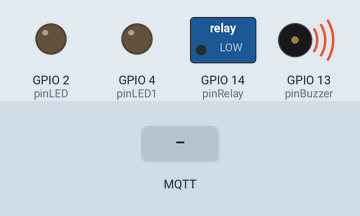
Simulated run of this program. Board: ESP32. Parts: switched loads named in the program (green lamp = pin HIGH), output pins drawn as LEDs (lit = HIGH), buzzer (waves = sounding, pin HIGH). Inputs (shaded band) come from the test bench. WiFi joins after 1.5 s; servers stay silent unless stated; random numbers use the default seed unless the program sets one; no MQTT or app messages arrive unless stated; what the program prints to the serial monitor is not drawn.

Above: at 2.6 s.
At 3.3 s:
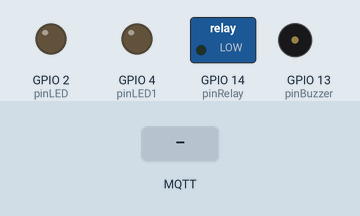
At 4.2 s:
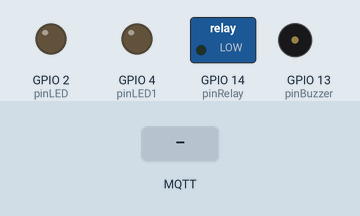
4.3 s: MQTT message "led" arrives on the first subscribed topic
5.8 s: MQTT message "buzzer" arrives on the first subscribed topic
7.3 s: MQTT message "relay" arrives on the first subscribed topic
Timing chart, 0 to 10.3 s (numbered marks = the images above; inputs shaded):
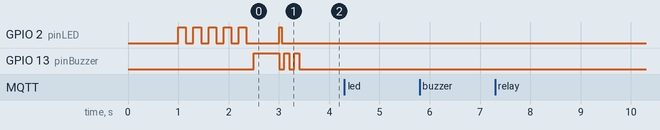

Measured:
- after the input at 4.3 s, every drawn part: stays the same
- after the input at 5.8 s, every drawn part: stays the same
- after the input at 7.3 s, every drawn part: stays the same
- by itself, GPIO 13 (pinBuzzer): alternates HIGH for 0.10 s and LOW for 0.10 s, 5 changes in all, then stays LOW

The program:

main.cpp
```cpp
#include <Arduino.h>
#include <WiFi.h>
#include <PubSubClient.h>

// Wi-Fi 配置
const char* ssid = "YOUR_WIFI_SSID";          // 改成这样
const char* password = "YOUR_WIFI_PASSWORD";

// MQTT Broker
const char* mqtt_server = "YOUR_MQTT_BROKER_IP";
const int mqtt_port = 1883;
const char* mqtt_client_id="xjl-02";
const char* mqtt_name = "YOUR_MQTT_USERNAME";
const char* mqtt_password = "YOUR_MQTT_PASSWORD";

// 独占加密主题定义
const char* topic_control = "/iot/4861/bluemacair/2026/iot/control";

WiFiClient espClient;
PubSubClient client(espClient);

// 硬件外设引脚
const int pinLED = 2;
const int pinLED1 = 4;
const int pinBuzzer = 13;
const int pinRelay = 14;

// 初始化硬件引脚
void initHardware() {
    pinMode(pinLED, OUTPUT);
    pinMode(pinLED1, OUTPUT);
    pinMode(pinBuzzer, OUTPUT);
    pinMode(pinRelay, OUTPUT);
    digitalWrite(pinLED, LOW);
    digitalWrite(pinLED1, LOW);
    digitalWrite(pinBuzzer, LOW);
    digitalWrite(pinRelay, LOW);
}

// 核心：收到 MQTT 云端消息的回调函数
void callback(char* topic, byte* payload, unsigned int length) {
    String message = "";
    for (int i = 0; i < length; i++) {
        message += (char)payload[i];
    }
    Serial.printf("📡 收到公网消息 [%s] -> %s\n", topic, message.c_str());

    String tStr = String(topic);

    // 处理开关量控制 (Format: device:status -> 例如 led:on, buzzer:off)
    if (tStr == topic_control) {
        int colonIdx = message.indexOf(':');
        if (colonIdx != -1) {
            String device = message.substring(0, colonIdx);
            String status = message.substring(colonIdx + 1);
            int targetPin = -1;

            if (device == "led") targetPin = pinLED1;
            else if (device == "buzzer") targetPin = pinBuzzer;
            else if (device == "relay") targetPin = pinRelay;

            if (targetPin != -1) {
                int level = (status == "on") ? HIGH : LOW;
                digitalWrite(targetPin, level);
                Serial.printf("🎯 GPIO %d 切换为 %s\n", targetPin, status.c_str());
            }
        }
    }
}

// 自动断线重连信箱
void reconnect() {
    while (!client.connected()) {
        Serial.print("⏳ 正在连接 MQTT 邮局...");
        // 随机生成一个客户端ID，防止冲突
        String clientId = "ESP32Client-" + String(random(0, 0xffff), HEX);
        // 尝试连接时，LED 闪烁一下提示正在拨号
        digitalWrite(pinLED, HIGH);
        delay(50);
        digitalWrite(pinLED, LOW);
        if (client.connect(clientId.c_str(), mqtt_name, mqtt_password)) {
            Serial.println("成功接入！");
            // 重新订阅我们专属的保险箱主题
            client.subscribe(topic_control);
            Serial.println("📥 主题订阅成功，监听云端中...");
            // 💡 物理反馈：MQTT 连接成功，蜂鸣器欢快地滴滴两声！
            for (int i = 0; i < 2; i++) {
                digitalWrite(pinBuzzer, HIGH);
                delay(100);
                digitalWrite(pinBuzzer, LOW);
                delay(100);
            }
        } else {
            Serial.printf("失败, rc=%d. 5秒后重试...\n", client.state());
            delay(5000);
        }
    }
}

void setup() {
    Serial.begin(115200);
    delay(1000);
    initHardware();

    WiFi.begin(ssid, password);

    // Wi-Fi 未连接时：LED 狂闪
    while (WiFi.status() != WL_CONNECTED) {
        digitalWrite(pinLED, HIGH);
        delay(150);
        digitalWrite(pinLED, LOW);
        delay(150);
        Serial.print(".");
    }

    Serial.println("\n📶 Wi-Fi已联网！");

    // 💡 物理反馈：Wi-Fi 连接成功，蜂鸣器长鸣 0.5 秒
    digitalWrite(pinBuzzer, HIGH);
    delay(500);
    digitalWrite(pinBuzzer, LOW);

    Serial.print("IP: ");
    Serial.println(WiFi.localIP());
    Serial.print("网关: ");
    Serial.println(WiFi.gatewayIP());
    Serial.print("DNS: ");
    Serial.println(WiFi.dnsIP(0));

    client.setServer(mqtt_server, mqtt_port);
    client.setCallback(callback); // 绑定接收信箱的回调
}

void loop() {
    if (!client.connected()) {
        reconnect();
    }
    client.loop(); // 保持与公网代理的心跳
}
```
